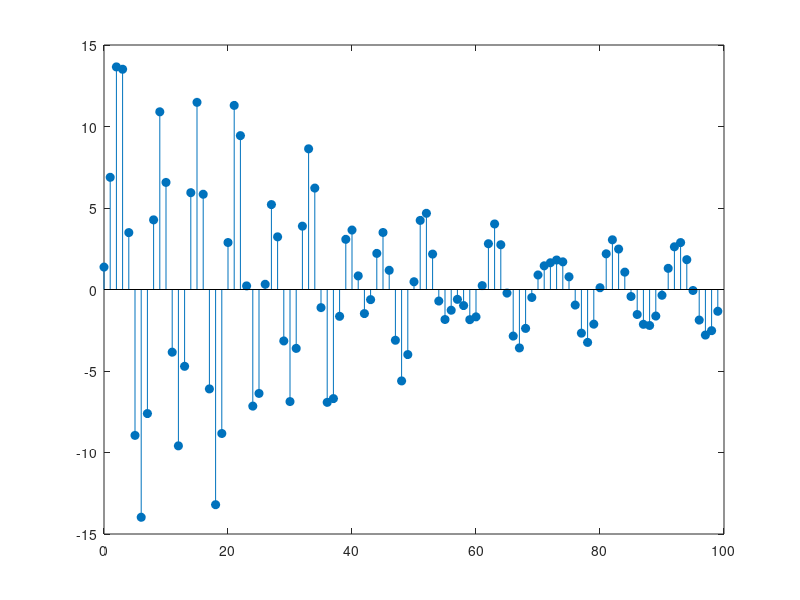

Recreate this plot in MATLAB.
%EEET 425 LAB02

n = 0:99; %time

h1 = [1, 1/2, 1/4, 1/8, 1/16, 1/32];
h2 = [1, 1, 1, 1, 1];

h1h2 = conv(h1, h2);

h3 = [1/4, 1/2, 1/4];

hlength = length(h1h2);

h1h2h3 = h1h2 + [h3, zeros(1, hlength - length(h3))]; %parallel so adding up and down also filling in zeros to make the same size

a4 = [1 -0.9 0.81];

b4 = [1 2];

s_in = 0.1 * cos(0.2 * pi * n) + (0.95 .^ n) .* cos((1/3) * pi * n); %input sequence

x123 = conv(s_in, h1h2h3); 

h = filter(b4, a4, x123(1:100));

stem(n, h, 'filled')
